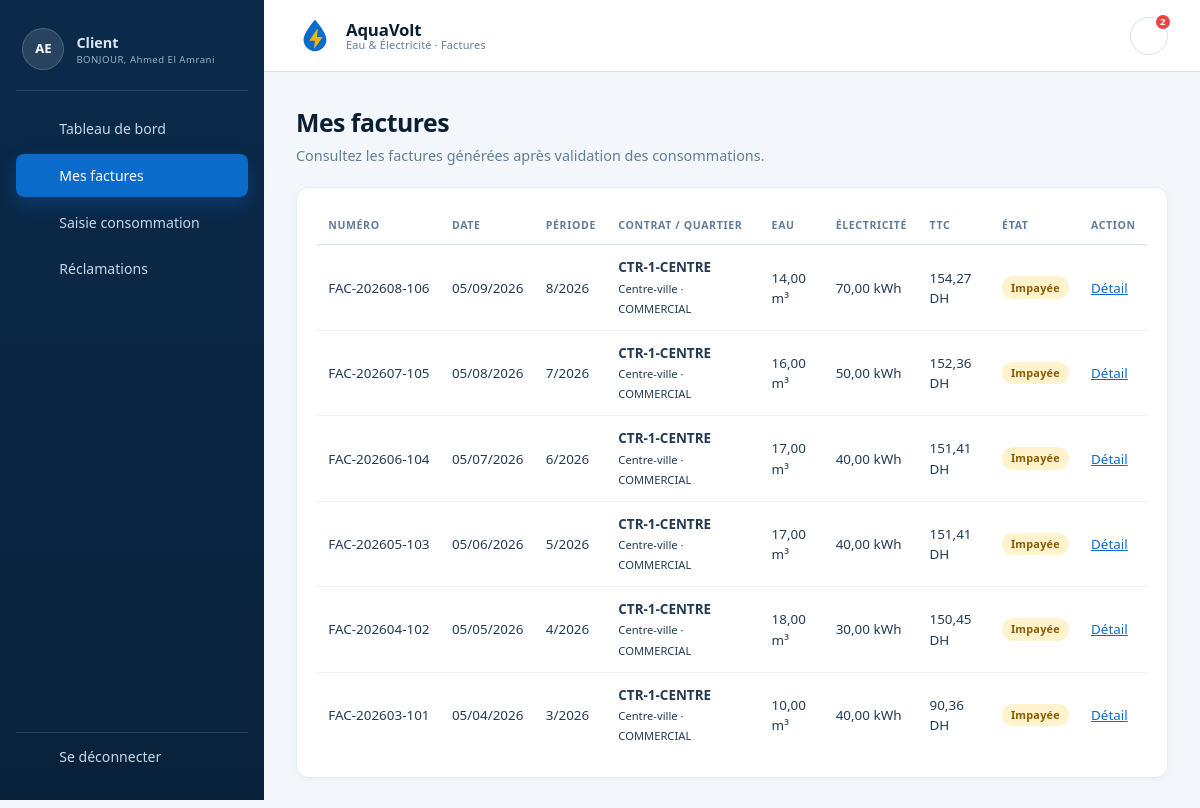
/Facture/all (signed in), run on the app's committed database.
### tables this page shows
CREATE TABLE facture (
  id_facture INT UNSIGNED NOT NULL AUTO_INCREMENT,
  numero VARCHAR(50) NOT NULL,
  id_client INT UNSIGNED NOT NULL,
  id_conso INT UNSIGNED NOT NULL,
  date_facture DATE NOT NULL,
  periode_mois TINYINT UNSIGNED NOT NULL,
  periode_annee SMALLINT UNSIGNED NOT NULL,
  conso_eau DECIMAL(10,2) NOT NULL,
  conso_elec DECIMAL(10,2) NOT NULL,
  montant_ht DECIMAL(12,2) NOT NULL,
  taux_tva DECIMAL(5,2) NOT NULL DEFAULT 18.00,
  montant_tva DECIMAL(12,2) NOT NULL,
  montant_ttc DECIMAL(12,2) NOT NULL,
  etat ENUM('IMPAYEE','PAYEE') NOT NULL DEFAULT 'IMPAYEE',
  date_paiement DATETIME NULL,
  mode_paiement VARCHAR(30) NULL,
  reference_paiement VARCHAR(100) NULL,
  PRIMARY KEY (id_facture),
  UNIQUE KEY uk_facture_numero (numero),
  UNIQUE KEY uk_facture_conso (id_conso),
  KEY idx_facture_client (id_client),
  CONSTRAINT fk_facture_client
    FOREIGN KEY (id_client) REFERENCES client (id_client)
    ON UPDATE CASCADE ON DELETE RESTRICT,
  CONSTRAINT fk_facture_conso
    FOREIGN KEY (id_conso) REFERENCES consommation (id_conso)
    ON UPDATE CASCADE ON DELETE RESTRICT,
  CONSTRAINT chk_facture_mois CHECK (periode_mois BETWEEN 1 AND 12),
  CONSTRAINT chk_facture_montants
    CHECK (conso_eau >= 0 AND conso_elec >= 0
           AND montant_ht >= 0 AND montant_tva >= 0 AND montant_ttc >= 0)
);

CREATE TABLE contrat (
  id_contrat INT UNSIGNED NOT NULL AUTO_INCREMENT,
  id_client INT UNSIGNED NOT NULL,
  id_quartier INT UNSIGNED NOT NULL,
  numero_contrat VARCHAR(50) NOT NULL,
  date_debut DATE NOT NULL,
  date_fin DATE NULL,
  statut ENUM('ACTIF','RESILIE') NOT NULL DEFAULT 'ACTIF',
  date_creation DATETIME NOT NULL DEFAULT CURRENT_TIMESTAMP,
  PRIMARY KEY (id_contrat),
  UNIQUE KEY uk_contrat_numero (numero_contrat),
  KEY idx_contrat_client (id_client),
  KEY idx_contrat_quartier (id_quartier),
  CONSTRAINT fk_contrat_client
    FOREIGN KEY (id_client) REFERENCES client (id_client)
    ON UPDATE CASCADE ON DELETE RESTRICT,
  CONSTRAINT fk_contrat_quartier
    FOREIGN KEY (id_quartier) REFERENCES quartier (id_quartier)
    ON UPDATE CASCADE ON DELETE RESTRICT,
  CONSTRAINT chk_contrat_dates
    CHECK (date_fin IS NULL OR date_fin >= date_debut)
);

CREATE TABLE quartier (
  id_quartier INT UNSIGNED NOT NULL AUTO_INCREMENT,
  nom VARCHAR(100) NOT NULL,
  type_activite ENUM('RESIDENTIEL', 'COMMERCIAL', 'INDUSTRIEL') NOT NULL,
  date_creation DATETIME NOT NULL DEFAULT CURRENT_TIMESTAMP,
  PRIMARY KEY (id_quartier),
  UNIQUE KEY uk_quartier_nom_activite (nom, type_activite)
);

### Traitement/Facture.php (called while the page is built, shortened)
<?php
require_once __DIR__ . '/../BD/Facture.php';
function facture_exiger_utilisateur(): string
{
    $role = $_SESSION['role'] ?? null;
    return $role;
}
function facture_all($id = null): void
{
    $role = facture_exiger_utilisateur();
    $bd = new FactureBD(pdo());
    $factures = $role === 'client'
        ? $bd->listByClient((int) $_SESSION['id_client'])
        : $bd->listByFournisseur((int) $_SESSION['id_fournisseur']);
    require ROOT . 'IHM/facture/index.php';
}

### index.php (called while the page is built, shortened)
<?php
require_once ROOT . 'config/app.php';
require_once ROOT . 'BD/Connexion.php';
$url = trim((string) ($_GET['url'] ?? ''), '/');
$segments = $url === '' ? [] : explode('/', $url);
$controller = ucfirst(strtolower($segments[0] ?? 'Home'));
$action = strtolower($segments[1] ?? 'index');
$id = $segments[2] ?? null;
$function = strtolower($controller) . '_' . $action;
$function($id);

### BD/Connexion.php (called while the page is built, shortened)
<?php
function pdo(): PDO
{
    static $pdo = null;
    if ($pdo instanceof PDO) {
        return $pdo;
    }
    $config = require ROOT . 'config/database.php';
    $dsn = sprintf(
        'mysql:host=%s;port=%d;dbname=%s;charset=%s',
        $config['host'],
        (int) $config['port'],
        $config['dbname'],
        $config['charset'] ?? 'utf8mb4'
    );
    $pdo = new PDO($dsn, $config['user'], $config['pass'], [
        PDO::ATTR_ERRMODE => PDO::ERRMODE_EXCEPTION,
        PDO::ATTR_DEFAULT_FETCH_MODE => PDO::FETCH_ASSOC,
        PDO::ATTR_EMULATE_PREPARES => false,
    ]);
    return $pdo;
}

### BD/Facture.php (called while the page is built, shortened)
<?php
final class FactureBD
{
    public function listByClient(int $idClient): array
    {
        $stmt = $this->pdo->prepare(
            'SELECT f.*, ct.numero_contrat, q.nom AS quartier_nom, q.type_activite
             FROM facture f
             JOIN consommation co ON co.id_conso = f.id_conso
             JOIN contrat ct ON ct.id_contrat = co.id_contrat
             JOIN quartier q ON q.id_quartier = ct.id_quartier
             WHERE f.id_client = :id
             ORDER BY f.periode_annee DESC, f.periode_mois DESC, f.id_facture DESC'
        );
        $stmt->execute(['id' => $idClient]);
        return $stmt->fetchAll(PDO::FETCH_ASSOC);
    }
}

### IHM/facture/index.php (the view, shortened to what this page needs)
<?php require ROOT . 'IHM/layout/header.php'; ?>
<div class="page-head">
    <div>
        <h1><?= $role === 'client' ? 'Mes factures' : 'Factures' ?></h1>
        <p>Consultez les factures générées après validation des consommations.</p>
    </div>
</div>
<section class="card">
    <?php if ($factures === []): ?>
        <p>Aucune facture enregistrée pour le moment.</p>
    <?php else: ?>
        <div class="table-wrap">
        <table class="table">
            <thead>
                <tr>
                    <th>Numéro</th>
                    <th>Date</th>
                    <th>Période</th>
                    <th>Contrat / Quartier</th>
                    <th>Eau</th>
                    <th>Électricité</th>
                    <th>TTC</th>
                    <th>État</th>
                    <th>Action</th>
                </tr>
            </thead>
            <tbody>
            <?php foreach ($factures as $f): ?>
                <tr>
                    <td class="nowrap"><?= e($f['numero']) ?></td>
                    <td><?= e(format_date_fr($f['date_facture'])) ?></td>
                    <td><?= (int) $f['periode_mois'] ?>/<?= (int) $f['periode_annee'] ?></td>
                    <td>
                        <strong><?= e($f['numero_contrat'] ?? '—') ?></strong>
                        <small><?= e($f['quartier_nom'] ?? '—') ?> · <?= e($f['type_activite'] ?? '—') ?></small>
                    </td>
                    <td><?= e(number_format((float) $f['conso_eau'], 2, ',', ' ')) ?> m³</td>
                    <td><?= e(number_format((float) $f['conso_elec'], 2, ',', ' ')) ?> kWh</td>
                    <td><?= e(number_format((float) $f['montant_ttc'], 2, ',', ' ')) ?> DH</td>
                    <td>
                        <span class="badge <?= e(statut_badge($f['etat'])) ?>">
                            <?= e(statut_label($f['etat'])) ?>
                        </span>
                    </td>
                    <td>
                        <a href="<?= e(url('Facture/one/' . (int) $f['id_facture'])) ?>">
                            Détail
                        </a>
                    </td>
                </tr>
            <?php endforeach; ?>
            </tbody>
        </table>
        </div>
    <?php endif; ?>
</section>
<?php require ROOT . 'IHM/layout/footer.php'; ?>

### assets/css/style.css (style rules this page uses)
:root { --navy: #0b2a4a; --navy-2: #0e355c; --primary: #0b6bcb; --primary-dark: #0857a6; --primary-soft: #e8f2fd; --bg: #f3f7fb; --surface: #ffffff; --ink: #102a43; --muted: #627d98; --border: #d9e2ec; --success: #1f7a4d; --success-bg: #e8f6ee; --danger: #b42318; --danger-bg: #fdecea; --warning: #b54708; --warning-bg: #fff4e5; --yellow: #f7b500; --shadow: 0 10px 30px rgba(16, 42, 67, 0.08); --radius: 12px; }
* { box-sizing: border-box; }
html { -webkit-text-size-adjust: 100%; }
body { margin: 0; font-family: system-ui, -apple-system, "Segoe UI", Roboto, sans-serif; background: var(--bg); color: var(--ink); line-height: 1.5; }
a { color: var(--primary); }
.app-body { background: var(--bg); }
.page-head { display: flex; align-items: flex-start; justify-content: space-between; gap: 1rem; margin-bottom: 1.25rem; }
.page-head h1 { margin: 0 0 0.25rem; font-size: 1.55rem; letter-spacing: -0.02em; color: #0b1f33; }
.page-head p { margin: 0; color: var(--muted); font-size: 0.9rem; }
.card { background: var(--surface); border: 1px solid #e3ebf3; border-radius: var(--radius); padding: 1.25rem; margin-bottom: 1rem; box-shadow: 0 2px 8px rgba(16, 42, 67, 0.03); }
.badge { display: inline-flex; align-items: center; gap: 0.3rem; padding: 0.2rem 0.55rem; border-radius: 999px; font-size: 0.68rem; font-weight: 700; letter-spacing: 0.02em; background: #eef3f8; color: #486581; }
.badge-warning { background: #fff3cd; color: #8a5a00; }
.table { width: 100%; border-collapse: collapse; }
.table th { padding: 0.65rem 0.7rem; border-bottom: 1px solid var(--border); text-align: left; font-size: 0.66rem; font-weight: 700; letter-spacing: 0.06em; text-transform: uppercase; color: var(--muted); }
.table td { padding: 0.75rem 0.7rem; border-bottom: 1px solid #edf2f7; font-size: 0.84rem; color: #243b53; vertical-align: middle; }
.table tbody tr:last-child td { border-bottom: 0; }
.table-wrap { overflow-x: auto; -webkit-overflow-scrolling: touch; }
.nowrap { white-space: nowrap; }

### data on the page
facture: numero "FAC-202608-106", date_facture "05/09/2026", periode_mois "8", periode_annee "2026", contrat.numero_contrat "CTR-1-CENTRE", quartier.nom "Centre-ville", quartier.type_activite "COMMERCIAL", conso_eau "14,00", conso_elec "70,00", montant_ttc "154,27", etat "Impayée"
facture: numero "FAC-202607-105", date_facture "05/08/2026", periode_mois "7", periode_annee "2026", contrat.numero_contrat "CTR-1-CENTRE", quartier.nom "Centre-ville", quartier.type_activite "COMMERCIAL", conso_eau "16,00", conso_elec "50,00", montant_ttc "152,36", etat "Impayée"
facture: numero "FAC-202606-104", date_facture "05/07/2026", periode_mois "6", periode_annee "2026", contrat.numero_contrat "CTR-1-CENTRE", quartier.nom "Centre-ville", quartier.type_activite "COMMERCIAL", conso_eau "17,00", conso_elec "40,00", montant_ttc "151,41", etat "Impayée"
facture: numero "FAC-202605-103", date_facture "05/06/2026", periode_mois "5", periode_annee "2026", contrat.numero_contrat "CTR-1-CENTRE", quartier.nom "Centre-ville", quartier.type_activite "COMMERCIAL", conso_eau "17,00", conso_elec "40,00", montant_ttc "151,41", etat "Impayée"
facture: numero "FAC-202604-102", date_facture "05/05/2026", periode_mois "4", periode_annee "2026", contrat.numero_contrat "CTR-1-CENTRE", quartier.nom "Centre-ville", quartier.type_activite "COMMERCIAL", conso_eau "18,00", conso_elec "30,00", montant_ttc "150,45", etat "Impayée"
facture: numero "FAC-202603-101", date_facture "05/04/2026", periode_mois "3", periode_annee "2026", contrat.numero_contrat "CTR-1-CENTRE", quartier.nom "Centre-ville", quartier.type_activite "COMMERCIAL", conso_eau "10,00", conso_elec "40,00", montant_ttc "90,36", etat "Impayée"

### other printed values
$initiales "AE"
role_label($role) "Client"
$nomComplet !== '' ? $nomComplet : 'Utilisateur' "Ahmed El Amrani"
APP_NAME "AquaVolt"
APP_TAGLINE "Eau & Électricité · Factures"
$notificationsNonLues "2"
